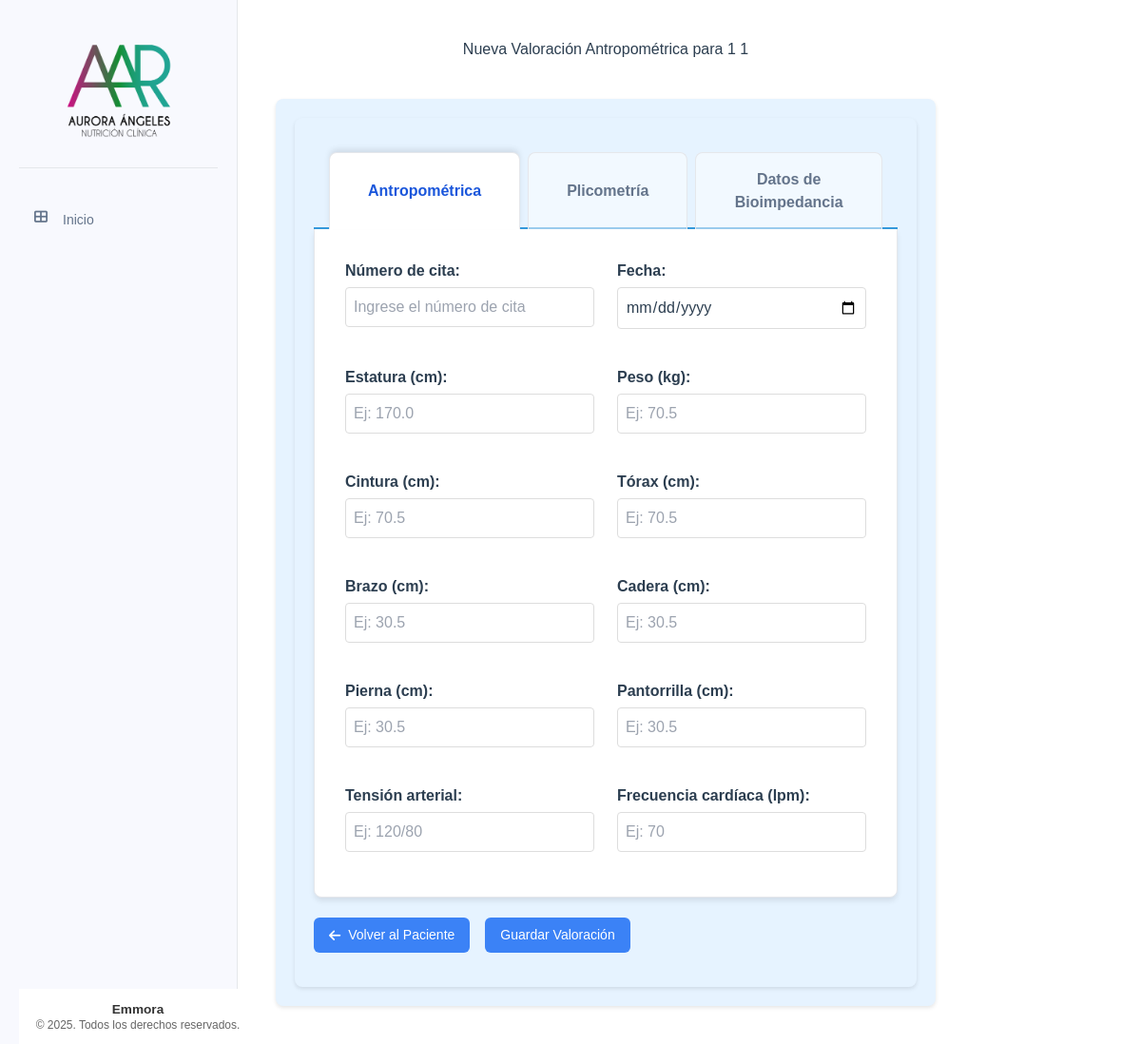
/valoraciones/paciente/6/nueva, run on an earlier commit of the app's database.
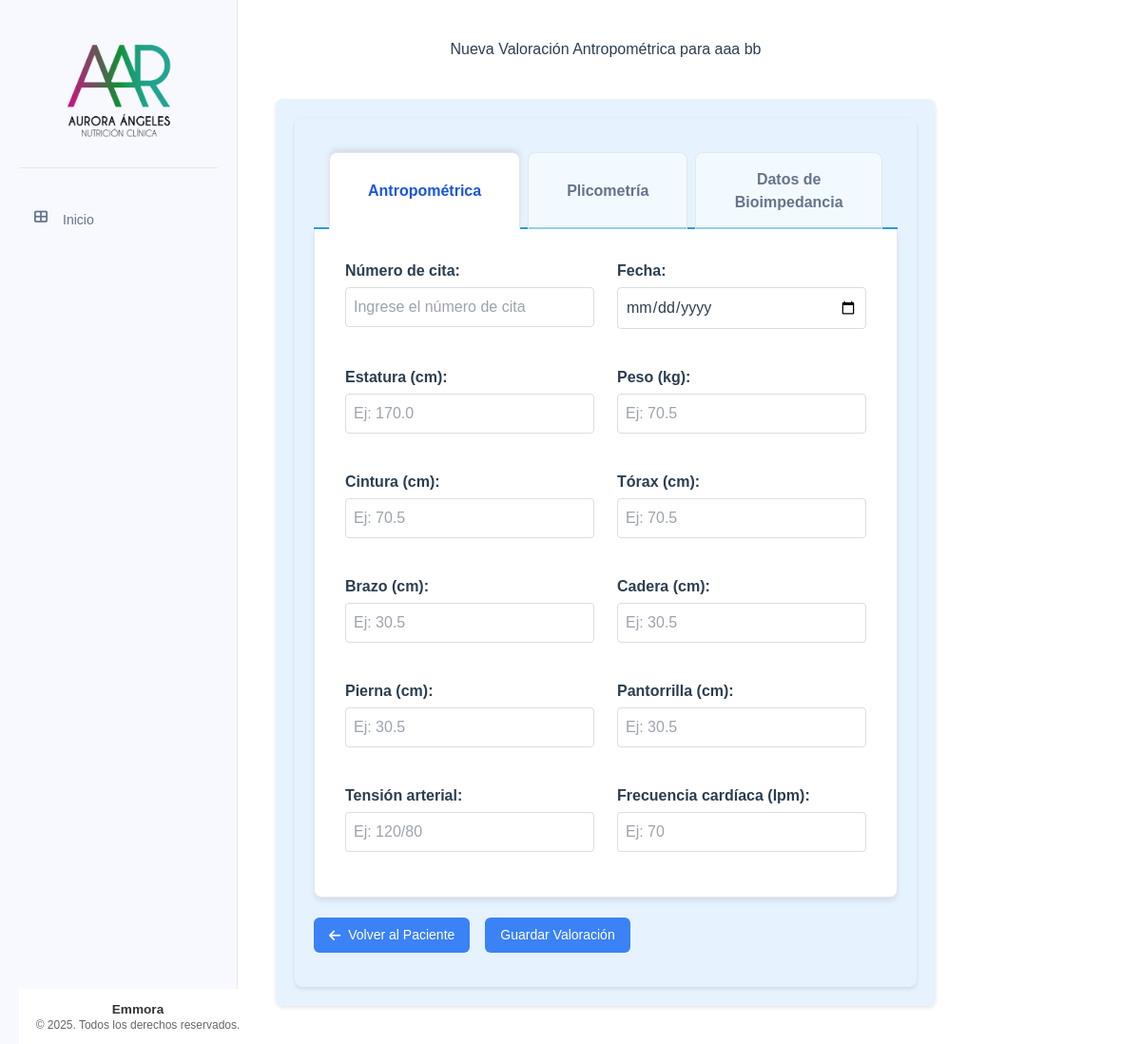
And on a later commit of the database.
### tables this page shows
CREATE TABLE pacientes (
    id INTEGER PRIMARY KEY AUTOINCREMENT,
    nombre TEXT NOT NULL,
    apellido_paterno TEXT NOT NULL,
    apellido_materno TEXT NOT NULL,
    fecha_nacimiento DATE NOT NULL,
    telefono TEXT NOT NULL,
    correo TEXT UNIQUE NOT NULL,
    ciudad TEXT NOT NULL,
    fecha_registro TIMESTAMP DEFAULT CURRENT_TIMESTAMP,
    status TEXT NOT NULL DEFAULT 'activo' CHECK (status IN ('activo', 'inactivo'))
);

### app/controllers/valoracion_antropometrica.py (the view, shortened to what this page needs)
@valoracion.route('/paciente/<int:paciente_id>/nueva', methods=['GET', 'POST'])
def nueva_valoracion(paciente_id):
    paciente = Paciente.obtener_por_id(paciente_id)
    if not paciente:
        flash('Paciente no encontrado', 'error')
        return redirect(url_for('pacientes.lista_pacientes'))
    return render_template('valoraciones/nueva_valoracion.html', paciente=paciente)

### app/db.py (called while the page is built)
def get_db():
    if 'db' not in g:
        try:
            g.db = sqlite3.connect(
                'pacientes.db',
                detect_types=sqlite3.PARSE_DECLTYPES
            )
            g.db.row_factory = sqlite3.Row
        except sqlite3.Error as e:
            logger.error(f"Error crítico al conectar con la base de datos SQLite: {e}")
            raise e
    return g.db

def query_db(query, args=(), one=False):
    try:
        cur = get_db().execute(query, args)
        rv = cur.fetchall()
        cur.close()
        return (rv[0] if rv else None) if one else rv
    except sqlite3.Error as e:
        logger.error(f"Error al ejecutar query: {query}. Args: {args}. Detalle: {e}")
        raise e

### app/models/paciente.py (called while the page is built)
    @staticmethod
    def obtener_por_id(id):
        return query_db('SELECT * FROM pacientes WHERE id = ?', [id], one=True)

### app/templates/valoraciones/nueva_valoracion.html (shortened to what the changed rows need)
{% extends "base/base.html" %}
{% block content %}
<h2 align="center">Nueva Valoración Antropométrica para {{ paciente['nombre'] }} {{ paciente['apellido_paterno'] }}</h2>
<div class="form-container">
    <div class="form-container">
    </div>
</div>
{% endblock %}

What changed in the data, as far as the page shows it:
changed pacientes: nombre "1" → "aaa"; apellido_paterno "1" → "bb"
